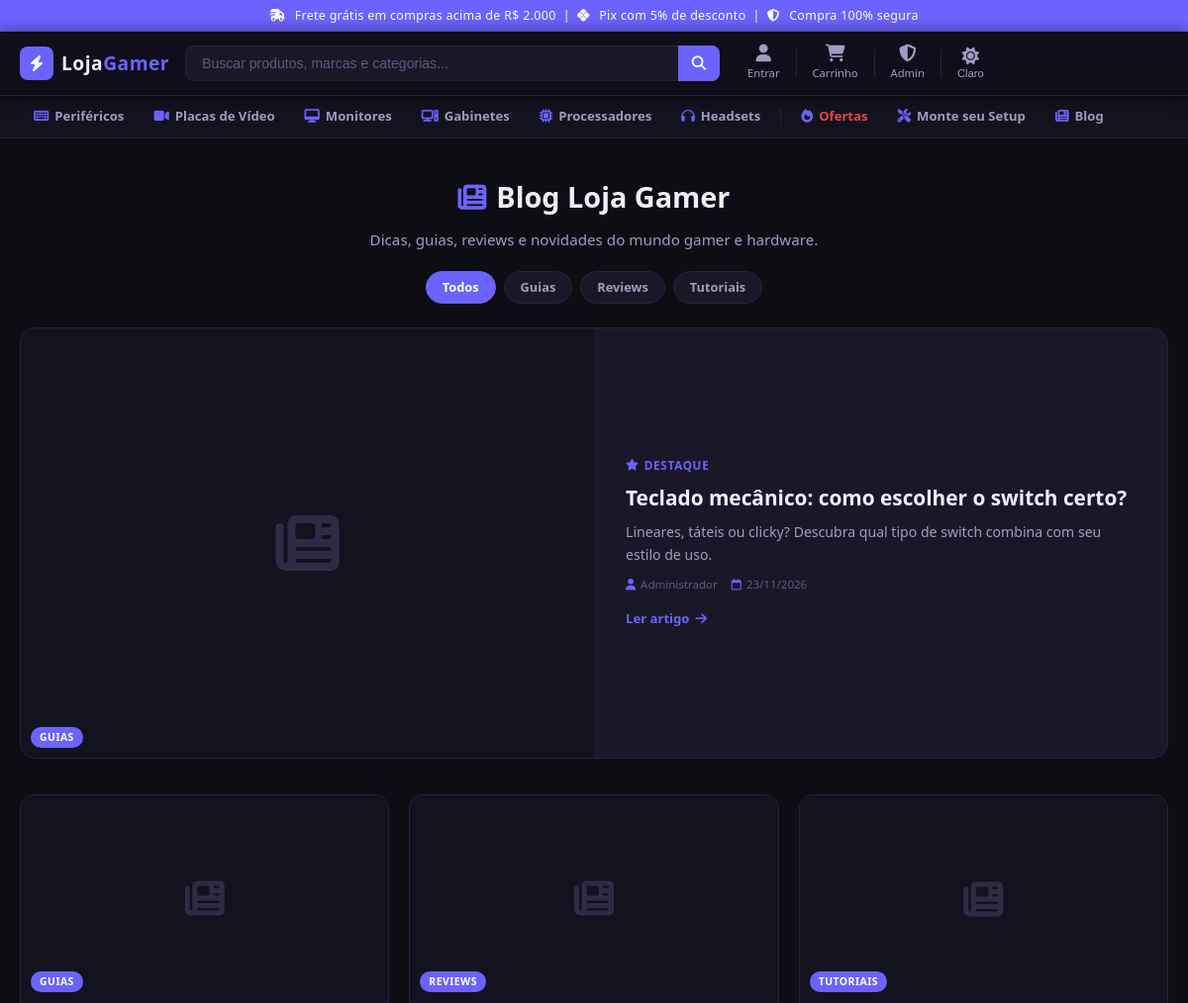
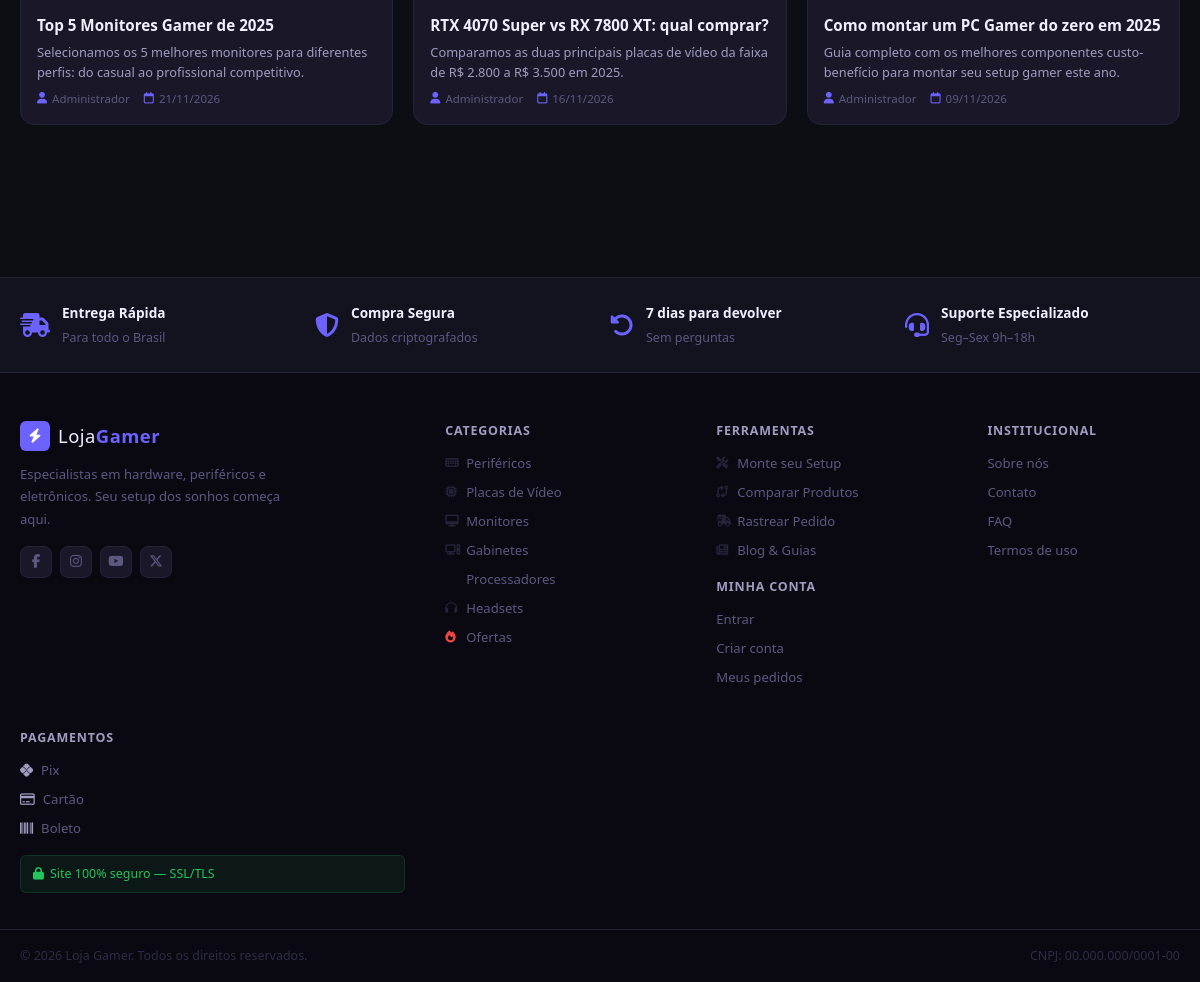
Screenshot of /blog.php with the database file from the repository (2 pictures, top to bottom).
### tables this page shows
CREATE TABLE IF NOT EXISTS blog_posts (
  id           INT AUTO_INCREMENT PRIMARY KEY,
  author_id    INT NOT NULL,
  title        VARCHAR(200) NOT NULL,
  slug         VARCHAR(220) NOT NULL UNIQUE,
  summary      VARCHAR(300) NOT NULL,
  content      TEXT NOT NULL,
  cover_url    VARCHAR(255),
  category     VARCHAR(80) NOT NULL DEFAULT 'Geral',
  is_published TINYINT(1) NOT NULL DEFAULT 0,
  created_at   DATETIME NOT NULL DEFAULT CURRENT_TIMESTAMP,
  updated_at   DATETIME NOT NULL DEFAULT CURRENT_TIMESTAMP ON UPDATE CURRENT_TIMESTAMP,
  CONSTRAINT fk_blog_author FOREIGN KEY (author_id) REFERENCES users(id) ON DELETE CASCADE
);

CREATE TABLE users (
  id            INT AUTO_INCREMENT PRIMARY KEY,
  name          VARCHAR(120) NOT NULL,
  email         VARCHAR(180) NOT NULL UNIQUE,
  password_hash VARCHAR(255) NOT NULL,
  is_admin      TINYINT(1)   NOT NULL DEFAULT 0,
  created_at    DATETIME     NOT NULL DEFAULT CURRENT_TIMESTAMP
);

### public/blog.php (the view, shortened to what this page needs)
<?php
$pdo      = db();
$category = trim($_GET['cat'] ?? '');
$page     = max(1, (int)($_GET['page'] ?? 1));
$perPage  = 9;
$offset   = ($page - 1) * $perPage;
$where = "WHERE bp.is_published = 1";
$stmt = $pdo->prepare("
    SELECT bp.*, u.name AS author_name
    FROM blog_posts bp
    JOIN users u ON u.id = bp.author_id
    $where
    ORDER BY bp.created_at DESC
    LIMIT :lim OFFSET :off
");
$stmt->bindValue(':lim', $perPage, PDO::PARAM_INT);
$stmt->bindValue(':off', $offset,  PDO::PARAM_INT);
$stmt->execute();
$posts = $stmt->fetchAll();
$categories = $pdo->query("SELECT DISTINCT category FROM blog_posts WHERE is_published=1 ORDER BY category")->fetchAll(PDO::FETCH_COLUMN);
$featured = !empty($posts) ? $posts[0] : null;
$rest     = array_slice($posts, 1);
require_once __DIR__ . '/../includes/header.php';
?>
<link rel="stylesheet" href="<?= BASE_URL ?>/css/blog.css">
<main class="blog-page">
  <div class="container">
    <div class="blog-hero">
      <h1><i class="fa-solid fa-newspaper"></i> Blog Loja Gamer</h1>
      <p>Dicas, guias, reviews e novidades do mundo gamer e hardware.</p>
      <div class="blog-cats">
        <a href="/blog.php" class="cat-pill <?= $category==='' ? 'active':'' ?>">Todos</a>
        <?php foreach ($categories as $cat): ?>
          <a href="/blog.php?cat=<?= urlencode($cat) ?>"
             class="cat-pill <?= $category===$cat ? 'active':'' ?>"><?= htmlspecialchars($cat) ?></a>
        <?php endforeach; ?>
      </div>
    </div>
    <?php if ($featured && !$category): ?>
    <a href="/post.php?slug=<?= htmlspecialchars($featured['slug']) ?>" class="blog-featured">
      <div class="blog-featured-img">
        <?php if ($featured['cover_url']): ?>
          <img src="<?= BASE_URL ?>/<?= htmlspecialchars($featured['cover_url']) ?>" alt="<?= htmlspecialchars($featured['title']) ?>">
        <?php else: ?>
          <div class="blog-featured-placeholder"><i class="fa-solid fa-newspaper"></i></div>
        <?php endif; ?>
        <span class="blog-cat-tag"><?= htmlspecialchars($featured['category']) ?></span>
      </div>
      <div class="blog-featured-body">
        <span class="blog-featured-label"><i class="fa-solid fa-star"></i> Destaque</span>
        <h2><?= htmlspecialchars($featured['title']) ?></h2>
        <p><?= htmlspecialchars($featured['summary']) ?></p>
        <div class="blog-meta">
          <span><i class="fa-solid fa-user"></i> <?= htmlspecialchars($featured['author_name']) ?></span>
          <span><i class="fa-regular fa-calendar"></i> <?= date('d/m/Y', strtotime($featured['created_at'])) ?></span>
        </div>
        <span class="blog-read-more">Ler artigo <i class="fa-solid fa-arrow-right"></i></span>
      </div>
    </a>
    <?php endif; ?>
    <?php $gridPosts = $category ? $posts : $rest; ?>
    <?php if (!empty($gridPosts)): ?>
    <div class="blog-grid">
      <?php foreach ($gridPosts as $post): ?>
      <a href="/post.php?slug=<?= htmlspecialchars($post['slug']) ?>" class="blog-card">
        <div class="blog-card-img">
          <?php if ($post['cover_url']): ?>
            <img src="<?= BASE_URL ?>/<?= htmlspecialchars($post['cover_url']) ?>"
                 alt="<?= htmlspecialchars($post['title']) ?>" loading="lazy">
          <?php else: ?>
            <div class="blog-card-placeholder"><i class="fa-solid fa-newspaper"></i></div>
          <?php endif; ?>
          <span class="blog-cat-tag"><?= htmlspecialchars($post['category']) ?></span>
        </div>
        <div class="blog-card-body">
          <h3><?= htmlspecialchars($post['title']) ?></h3>
          <p><?= htmlspecialchars($post['summary']) ?></p>
          <div class="blog-meta">
            <span><i class="fa-solid fa-user"></i> <?= htmlspecialchars($post['author_name']) ?></span>
            <span><i class="fa-regular fa-calendar"></i> <?= date('d/m/Y', strtotime($post['created_at'])) ?></span>
          </div>
        </div>
      </a>
      <?php endforeach; ?>
    </div>
    <?php endif; ?>
  </div>
</main>
<?php require_once __DIR__ . '/../includes/footer.php'; ?>

### rows the page displays
blog_posts: category "GUIAS", title "Teclado mecânico: como escolher o switch certo?", summary "Lineares, táteis ou clicky? Descubra qual tipo de switch combina com seu estilo de uso.", created_at "23/11/2026"
users: name "Administrador"
blog_posts: category "GUIAS", title "Top 5 Monitores Gamer de 2025", summary "Selecionamos os 5 melhores monitores para diferentes perfis: do casual ao profissional competitivo.", author.name "Administrador", created_at "21/11/2026"
blog_posts: category "REVIEWS", title "RTX 4070 Super vs RX 7800 XT: qual comprar?", summary "Comparamos as duas principais placas de vídeo da faixa de R$ 2.800 a R$ 3.500 em 2025.", author.name "Administrador", created_at "16/11/2026"
blog_posts: category "TUTORIAIS", title "Como montar um PC Gamer do zero em 2025", summary "Guia completo com os melhores componentes custo-benefício para montar seu setup gamer este ano.", author.name "Administrador", created_at "09/11/2026"

### other values shown
$cat "Guias"
$cat "Reviews"
$cat "Tutoriais"
